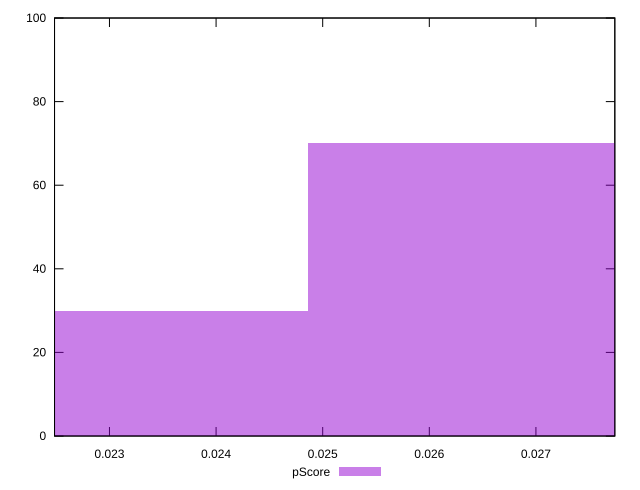

Recreate this plot in gnuplot.
reset

$pScore <<EOF
0.026520013984918055 70
0.0232050122368033 30
EOF

set key outside below
set boxwidth 0.003315001748114757
set xrange [0.02248479499745687:0.02773999757194462]
set yrange [0:100]
set trange [0:100]
set style fill transparent solid 0.5 noborder
set terminal svg size 640, 490 enhanced background rgb 'white'
set output "report_0_00242021-02-20T12:25:28.543Z/uses-long-cache-ttl/samples/pages/pScore/histogram.svg"

plot $pScore title "pScore" with boxes

reset
